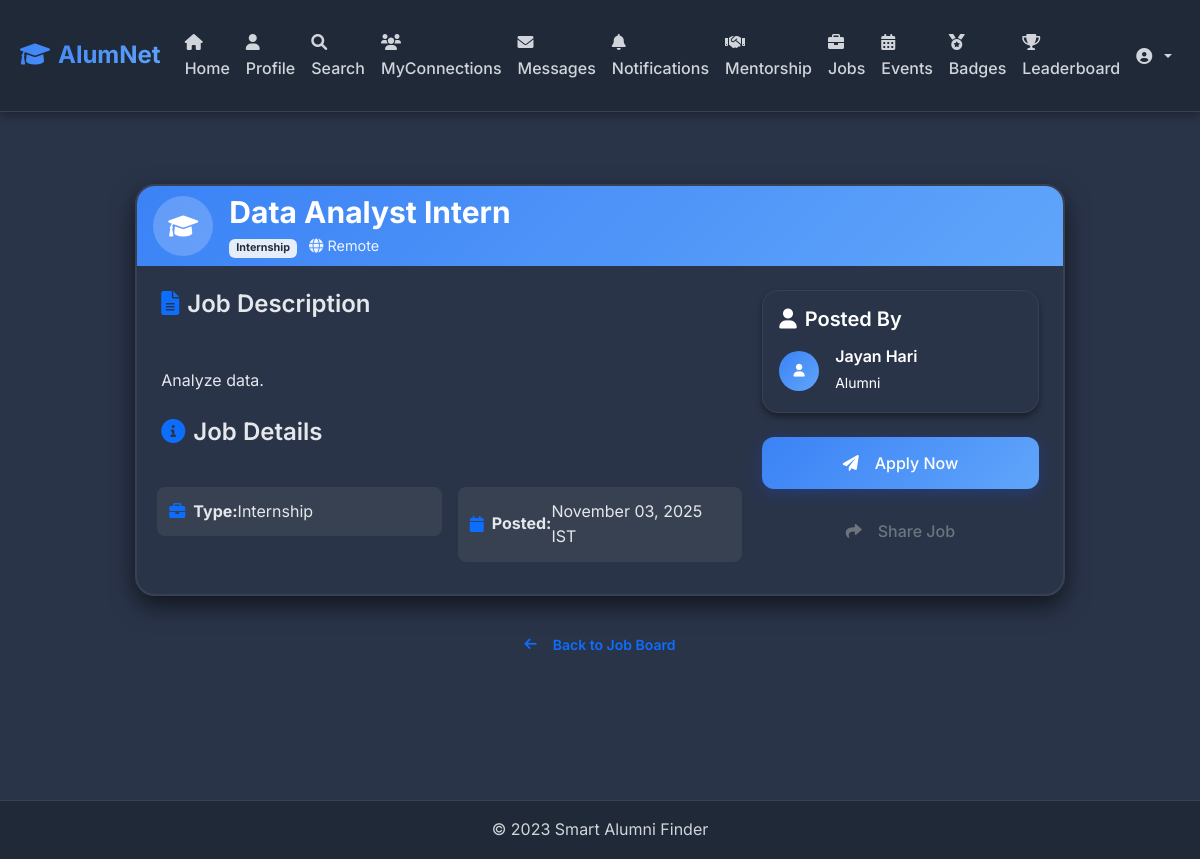
The page /view_job/8 (signed in) on the database as committed earlier.
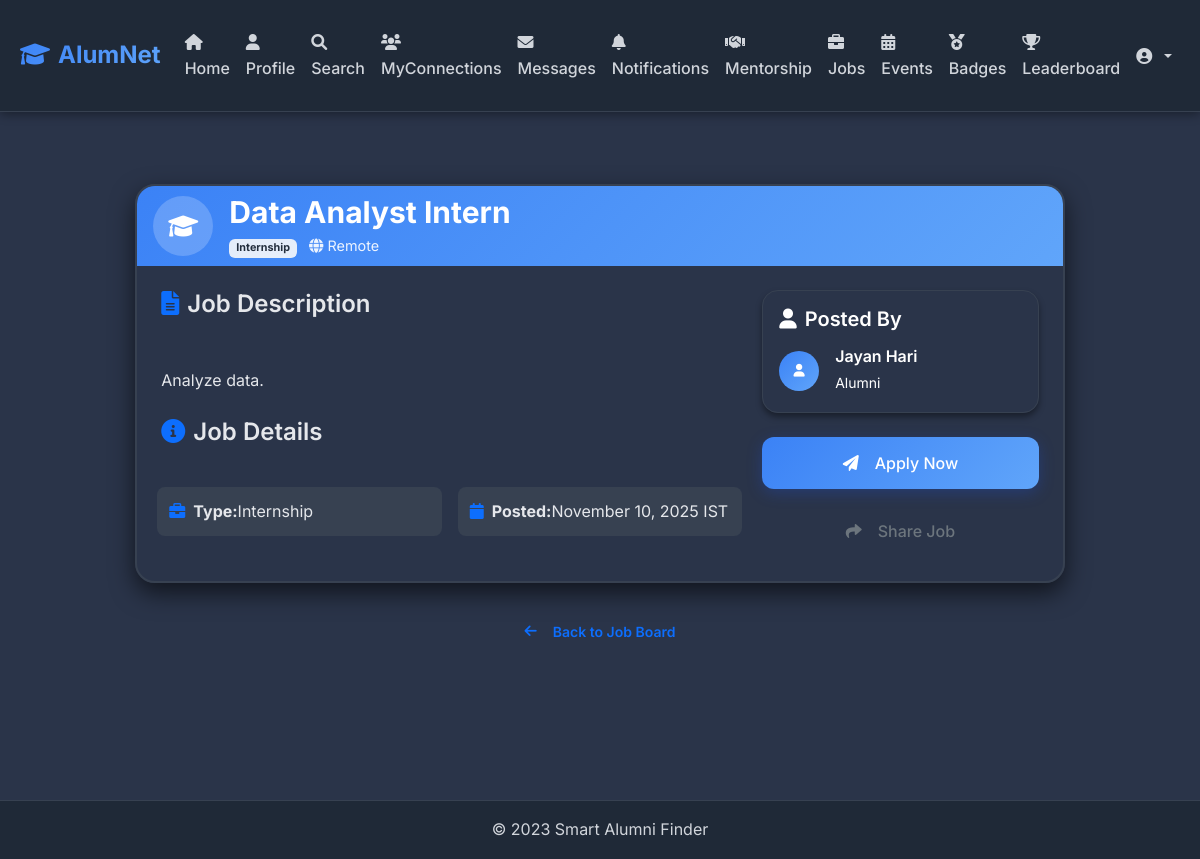
The same page on the database as committed later.
### models.py (models this page shows)
class Job(db.Model):
    id = db.Column(db.Integer, primary_key=True)
    user_id = db.Column(db.Integer, db.ForeignKey('user.id'), nullable=False)
    title = db.Column(db.String(200), nullable=False)
    description = db.Column(db.Text, nullable=False)
    job_type = db.Column(db.String(20), nullable=False)  # internship, job
    created_at = db.Column(db.DateTime, default=datetime.utcnow)
    user = db.relationship('User', backref=db.backref('jobs', lazy=True))

### app.py (the view)
@app.route('/view_job/<int:job_id>')
def view_job(job_id):
    if 'user_id' not in session:
        return redirect(url_for('login'))
    job = Job.query.get_or_404(job_id)
    user = User.query.get(session['user_id'])
    is_poster = job.user_id == user.id
    has_applied = JobApplication.query.filter_by(job_id=job_id, applicant_id=user.id).first() is not None
    return render_template('view_job.html', job=job, is_poster=is_poster, has_applied=has_applied)

### templates/view_job.html (shortened to what the changed rows need)
{% extends "base.html" %}
{% block content %}
<div class="job-detail-section py-5">
    <div class="container">
        <div class="row justify-content-center">
            <div class="col-lg-10">
                <div class="job-detail-card card shadow-lg rounded-xl mb-4">
                    <div class="card-header bg-gradient-primary text-white">
                        <div class="d-flex align-items-center">
                            <div class="flex-grow-1">
                                <h2 class="mb-1 fw-bold">{{ job.title }}</h2>
                                <div class="job-meta">
                                    <span class="badge bg-light text-dark me-2">{{ job.job_type | title }}</span>
                                    {% if job.location %}
                                    <i class="fas fa-map-marker-alt me-1"></i>{{ job.location }}
                                    {% else %}
                                    <i class="fas fa-globe me-1"></i>Remote
                                    {% endif %}
                                </div>
                            </div>
                        </div>
                    </div>
                    <div class="card-body p-4">
                        <div class="row">
                            <div class="col-lg-8">
                                <div class="job-description-section mb-4">
                                    <h4 class="mb-3">
                                        <i class="fas fa-file-alt me-2 text-primary"></i>Job Description
                                    </h4>
                                    <div class="job-description">
                                        {{ job.description | safe }}
                                    </div>
                                </div>
                                <div class="job-details-section">
                                    <div class="row g-3">
                                        <div class="col-md-6">
                                            <div class="detail-item">
                                                <i class="fas fa-briefcase text-primary me-2"></i>
                                                <strong>Type:</strong> {{ job.job_type | title }}
                                            </div>
                                        </div>
                                        <div class="col-md-6">
                                            <div class="detail-item">
                                                <i class="fas fa-calendar text-primary me-2"></i>
                                                <strong>Posted:</strong> {{ job.created_at.strftime('%B %d, %Y') }} IST
                                            </div>
                                        </div>
                                    </div>
                                </div>
                            </div>
                        </div>
                    </div>
                </div>
            </div>
        </div>
    </div>
</div>
{% endblock %}

Rows that differ between the two databases and show on the page:
changed Job "Data Analyst Intern": created_at "November 03, 2025" → "November 10, 2025"
